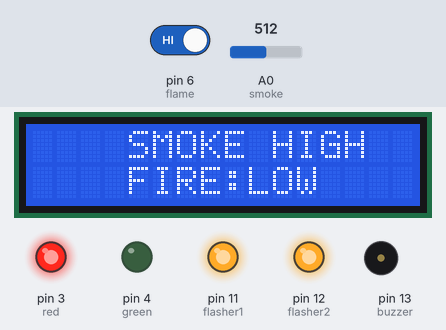
The sketch below on a simulated Arduino Uno, built with avr-gcc and run on an emulated ATmega328P. Parts: 16×2 character LCD, output pins drawn as LEDs (lit = HIGH), buzzer (waves = sounding). The test bench sets the inputs (shaded band); at power-on: pin 6 (flame) HIGH, A0 (smoke) = 512. The modem accepts every AT command (registered, SIM ready, sends succeed) and sends nothing else; pins used as bus, display or sensor lines are not drawn; what the sketch prints to the serial monitor is not drawn.

Above: at 6.5 s.
6.6 s: pin 6 (flame) driven LOW
At 26.9 s:
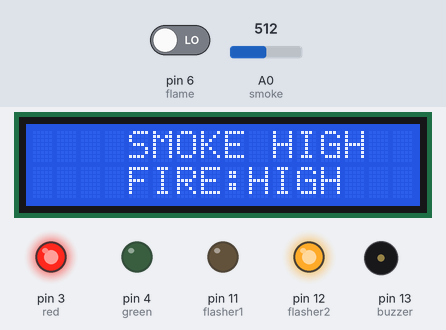
28.0 s: A0 (smoke) set to 190
At 33.1 s:
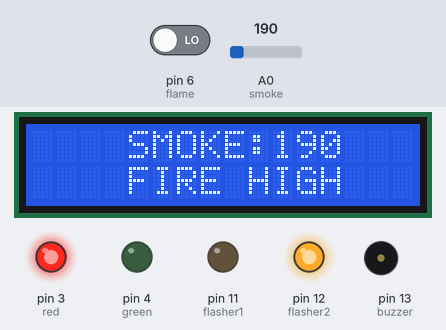
46.7 s: pin 6 (flame) driven HIGH
At 52.4 s:
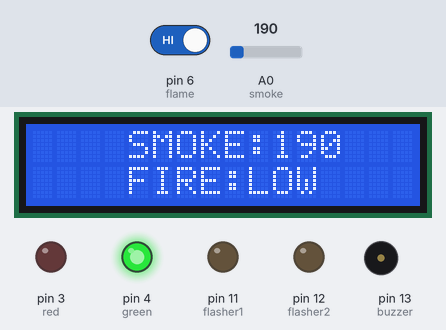
54.5 s: A0 (smoke) set to 212
At 55.4 s:
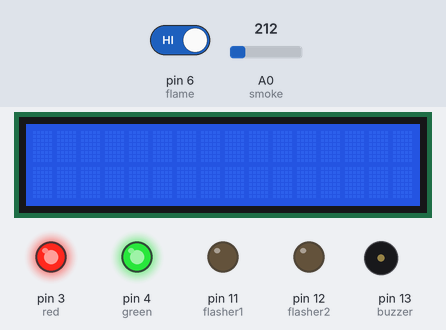
61.7 s: A0 (smoke) set to 122
At 75.6 s:
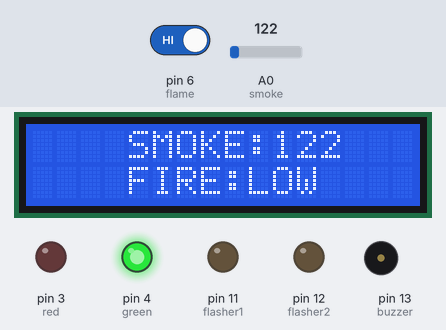
Timing chart, 0 to 77.1 s (numbered marks = the images above; inputs shaded):
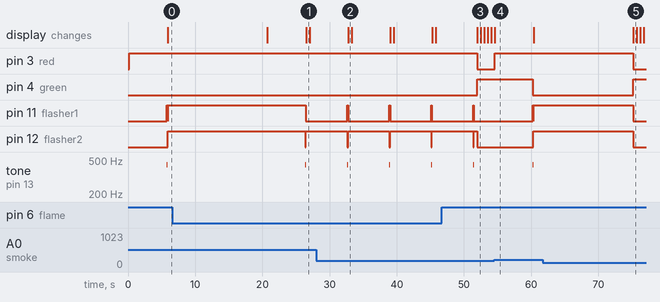

The sketch:

fire_alarm_arduino_gsm.ino
```cpp
#include <SoftwareSerial.h>
#include <Wire.h>
#include <LiquidCrystal_I2C.h>

LiquidCrystal_I2C lcd(0x27,16,2);  // set the LCD address to 0x27 for a 16 chars and 2 line display
SoftwareSerial mySerial(9, 10);
const int red = 3;
const int green = 4;
const int buzzer = 13;
const int flame = 6;
const int smoke = A0;
const int flasher1 = 11;
const int flasher2 = 12;
int flash_rate=100;
int thresh= 200;
int status = true;
String alertMsg;
String mob1="+919676177016";   //first mobile number
String mob2="+917993291858";   //second mobile number

void setup()
{
  pinMode(red, OUTPUT);
  pinMode(flasher1,OUTPUT);
  pinMode(flasher2,OUTPUT);
  pinMode(green, OUTPUT);
  pinMode(smoke,INPUT);
  pinMode(flame,INPUT);
  pinMode(buzzer, OUTPUT);

  lcd.init();                      // initialize the lcd
  lcd.clear();
  lcd.backlight();

  mySerial.begin(9600);   // Setting the baud rate of GSM Module
  Serial.begin(9600);    // Setting the baud rate of Serial Monitor (Arduino)
  delay(100);
}

void siren(int buzzer){
  for(int hz = 440; hz < 1000; hz++){
    tone(buzzer, hz, 50);
    delay(5);
  }

  for(int hz = 1000; hz > 440; hz--){
    tone(buzzer, hz, 50);
    delay(5);
  }
}

void loop()
{
  Serial.println("Gas Val: "+String(analogRead(smoke))+", Flame state: "+String(!digitalRead(flame)));
  if (digitalRead(flame)== LOW || analogRead(smoke)>thresh)  //Flame or Smoke detected
  {
    digitalWrite(red, HIGH);
    siren(buzzer);
    digitalWrite(buzzer, HIGH);
    digitalWrite(green, LOW);

    digitalWrite(flasher1, HIGH);
    digitalWrite(flasher2, LOW);
    delay(flash_rate);
    digitalWrite(flasher1, LOW);
    digitalWrite(flasher2, HIGH);

    if(digitalRead(flame)== LOW){
      lcd.setCursor(2, 1);
      lcd.write(1);
      lcd.setCursor(4,1);
      alertMsg= "FIRE HIGH";
      lcd.print(alertMsg);
      lcd.setCursor(4,0);
      lcd.print("SMOKE:"+String(analogRead(smoke)));
    }
    if(analogRead(smoke)>thresh){
      lcd.setCursor(2, 0);
      lcd.write(1);
      lcd.setCursor(4,0);
      alertMsg= "SMOKE HIGH";
      lcd.print(alertMsg);
      lcd.setCursor(4,1);
      lcd.print("FIRE:"+String(digitalRead(flame)==LOW?"HIGH":"LOW"));
    }
    Serial.println(alertMsg);
    if(status){   // Run once when fire/smoke is detected
      status = false;
      String msg= "Alert Type: "+alertMsg;
      SendMessage(msg,mob1);
      delay(8000);
      SendMessage(msg,mob2);
    }
  }
  else{
    status = true;
    lcd.setCursor(4,0);
    lcd.print("SMOKE:"+String(analogRead(smoke)));
    lcd.setCursor(4,1);
    lcd.print("FIRE:"+String(digitalRead(flame)==LOW?"HIGH":"LOW"));
    digitalWrite(flasher1, LOW);
    digitalWrite(flasher2, LOW);
    digitalWrite(red, LOW);
    digitalWrite(buzzer, LOW);
    noTone(buzzer);
    digitalWrite(green, HIGH);
  }
  delay(500);
  lcd.clear();
}

void SendMessage(String msg, String mob)
{
  Serial.println(msg);
  digitalWrite(flasher1, HIGH);
  digitalWrite(flasher2, HIGH);

  mySerial.println("AT+CMGF=1");    // Set GSM Module to Text Mode
  delay(1000);
  mySerial.println("AT+CMGS=\""+mob+"\"\r");
  delay(1000);
  mySerial.println(msg);
  delay(100);
  mySerial.println((char)26);  // ASCII code for CTRL+Z
  delay(1000);
}
```

Measured:
- the behaviour switches between 200 and 201 on A0 (smoke) (found by bisection; images 3 and 4)
- after the input at 6.6 s, the display: first differs from a run without the input after 19.9 s (image 1)
- after the input at 28.0 s, the display: changes after 4.8 s (image 2)
- after the input at 46.7 s, pin 3 (red): HIGH → LOW after 5.3 s; pin 4 (green): LOW → HIGH after 5.3 s; the display: changes after 5.3 s (image 3)
- after the input at 54.5 s, pin 3 (red): LOW → HIGH after 0.11 s; pin 4 (green): HIGH → LOW after 5.7 s; pin 11 (flasher1): LOW → HIGH after 5.7 s, → LOW 0.10 s later, → HIGH 0.02 s later; pin 12 (flasher2): LOW → HIGH after 5.8 s; tone on pin 13 (buzzer): silent → 441 Hz after 5.7 s, → silent 0.05 s later
- after the input at 61.7 s, the display: first differs from a run without the input after 13.5 s (image 5)
- what the display in image 1 shows lasts 0.5 s, from 26.5 s to 27.0 s
